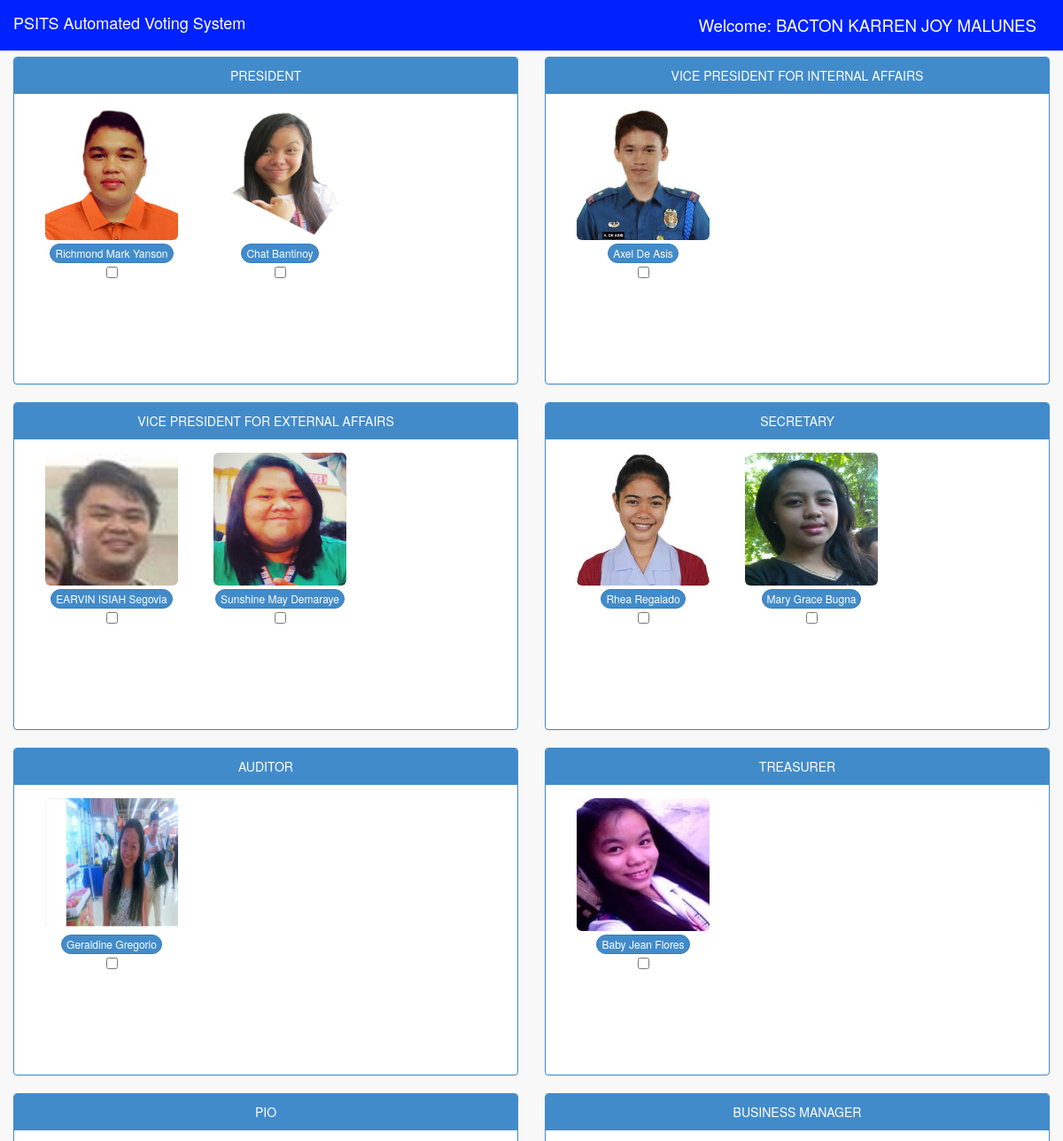
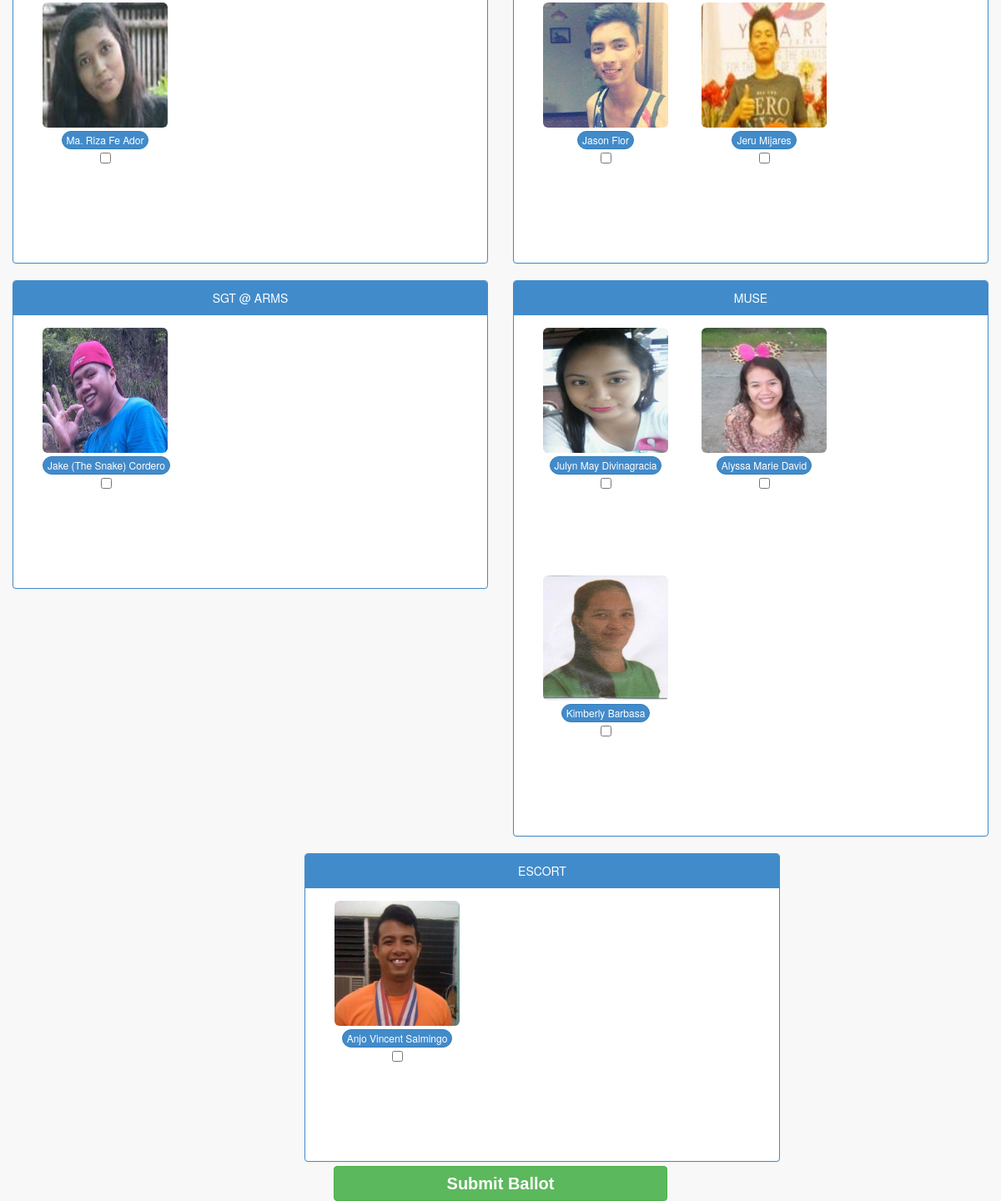
/vote.php (signed in), run on the app's committed database (2 pictures, top to bottom).
### tables this page shows
CREATE TABLE IF NOT EXISTS `voters` (
`voters_id` int(11) NOT NULL,
  `id_number` int(11) NOT NULL,
  `password` varchar(100) NOT NULL,
  `firstname` varchar(100) NOT NULL,
  `lastname` varchar(100) NOT NULL,
  `year_level` varchar(100) NOT NULL,
  `status` varchar(100) NOT NULL,
  `account` varchar(100) NOT NULL
);

CREATE TABLE IF NOT EXISTS `candidate` (
`candidate_id` int(11) NOT NULL,
  `position` varchar(100) NOT NULL,
  `firstname` varchar(100) NOT NULL,
  `lastname` varchar(100) NOT NULL,
  `year_level` varchar(100) NOT NULL,
  `gender` varchar(100) NOT NULL,
  `img` varchar(100) NOT NULL
);

### vote.php (the view, shortened to what this page needs)
<?php include ('head.php');?>
<body>
    <div id="wrapper">
        <?php include ('side_bar.php');?>
    </div>
	<form method = "POST" action = "vote_result.php">
	<div class="col-lg-6">
                    <div class="panel panel-primary">
                        <div class="panel-heading"><center>
                            PRESIDENT</center>
                        </div>
                        <div class="panel-body" style = "background-color:;">
						<?php
							$query = mysql_query("SELECT * FROM `candidate` WHERE `position` = 'President'") or die(mysql_error());
							while($fetch = mysql_fetch_array($query))
						{
						?>
                           <div id = "position">
							<img src = "admin/<?php echo $fetch['img']?>" style ="border-radius:6px;" height = "150px" width = "150px" class = "img">
							<center><button type="button" class="btn btn-primary btn-xs" style = "border-radius:60px;margin-top:4px;"><?php echo $fetch['firstname']." ".$fetch['lastname']?></button></center>
							<center><input type = "checkbox" value = "<?php echo $fetch['candidate_id'] ?>" name = "pres_id" class = "president"></center>
							</div>
						<?php
							}
						?>
						</div>
                    </div>
     </div>
				<div class="col-lg-6">
                    <div class="panel panel-primary">
                        <div class="panel-heading"><center>
                           VICE PRESIDENT FOR INTERNAL AFFAIRS</center>
                        </div>
                        <div class="panel-body" style = "background-color:;">
						<?php
			$query = mysql_query("SELECT * FROM `candidate` WHERE `position` = 'Vice President for Internal Affairs'") or die(mysql_error());
			while($fetch = mysql_fetch_array($query))
			{
		?>
		<div id = "position">
			<img class = "image-rounded" src = "admin/<?php echo $fetch['img']?>"style ="border-radius:6px;" height = "150px" width = "150px">
		<center><button type="button" class="btn btn-primary btn-xs" style = "border-radius:60px;margin-top:4px;"><?php echo $fetch['firstname']." ".$fetch['lastname']?></button></center>
			<center><input type = "checkbox" value = "<?php echo $fetch['candidate_id'] ?>" name = "vpinternal_id" class = "vpinternal"></center>
		</div>
		<?php
			}
		?>
						</div>
                    </div>
                </div>
	<div class="col-lg-6">
	  <div class="panel panel-primary">
            <div class="panel-heading">
			<center>VICE PRESIDENT FOR EXTERNAL AFFAIRS</center>
            </div>
            <div class="panel-body" style = "background-color:;">
				<?php
					$query = mysql_query("SELECT * FROM `candidate` WHERE `position` = 'Vice President for External Affairs'") or die(mysql_error());
					while($fetch = mysql_fetch_array($query))
					{
				?>
						<div id = "position">
							<img src = "admin/<?php echo $fetch['img']?>" style ="border-radius:6px;" height = "150px" width = "150px" class = "img">
						<center><button type="button" class="btn btn-primary btn-xs" style = "border-radius:60px;margin-top:4px;"><?php echo $fetch['firstname']." ".$fetch['lastname']?></button></center>
							<center><input type = "checkbox" value = "<?php echo $fetch['candidate_id'] ?>" name = "vpexternal_id" class = "vpexternal"></center>
						</div>
				<?php
					}
				?>
			</div>
        </div>
     </div>
	<div class="col-lg-6">
	  <div class="panel panel-primary">
            <div class="panel-heading">
			<center>SECRETARY</center>
            </div>
            <div class="panel-body" style = "background-color:;">
				<?php
					$query = mysql_query("SELECT * FROM `candidate` WHERE `position` = 'Secretary'") or die(mysql_error());
					while($fetch = mysql_fetch_array($query))
					{
				?>
						<div id = "position">
							<img src = "admin/<?php echo $fetch['img']?>" style ="border-radius:6px;" height = "150px" width = "150px" class = "img">
							<center><button type="button" class="btn btn-primary btn-xs" style = "border-radius:60px;margin-top:4px;"><?php echo $fetch['firstname']." ".$fetch['lastname']?></button></center>
							<center><input type = "checkbox" value = "<?php echo $fetch['candidate_id'] ?>" name = "secretary_id" class = "secretary"></center>
						</div>
				<?php
					}
				?>
			</div>
        </div>
     </div>
	<div class="col-lg-6">
	  <div class="panel panel-primary">
            <div class="panel-heading">
			<center>AUDITOR</center>
            </div>
            <div class="panel-body" style = "background-color:;">
				<?php
					$query = mysql_query("SELECT * FROM `candidate` WHERE `position` = 'Auditor'") or die(mysql_error());
					while($fetch = mysql_fetch_array($query))
					{
				?>
						<div id = "position">
							<img src = "admin/<?php echo $fetch['img']?>" style ="border-radius:6px;" height = "150px" width = "150px" class = "img">
							<center><button type="button" class="btn btn-primary btn-xs" style = "border-radius:60px;margin-top:4px;"><?php echo $fetch['firstname']." ".$fetch['lastname']?></button></center>
							<center><input type = "checkbox" value = "<?php echo $fetch['candidate_id'] ?>" name = "auditor_id" class = "auditor"></center>
						</div>
				<?php
					}
				?>
			</div>
        </div>
     </div>
	 <div class="col-lg-6">
	  <div class="panel panel-primary">
            <div class="panel-heading">
			<center>TREASURER</center>
            </div>
            <div class="panel-body" style = "background-color:;">
				<?php
					$query = mysql_query("SELECT * FROM `candidate` WHERE `position` = 'Treasurer'") or die(mysql_error());
					while($fetch = mysql_fetch_array($query))
					{
				?>
						<div id = "position">
							<img src = "admin/<?php echo $fetch['img']?>" style ="border-radius:6px;" height = "150px" width = "150px" class = "img">
							<center><button type="button" class="btn btn-primary btn-xs" style = "border-radius:60px;margin-top:4px;"><?php echo $fetch['firstname']." ".$fetch['lastname']?></button></center>
							<center><input type = "checkbox"  value = "<?php echo $fetch['candidate_id'] ?>" name = "treasurer_id" class = "treasurer"></center>
						</div>
				<?php
					}
				?>
			</div>
        </div>
     </div>
	<div class="col-lg-6">
	  <div class="panel panel-primary">
            <div class="panel-heading">
			<center>PIO</center>
            </div>
            <div class="panel-body" style = "background-color:;">
				<?php
					$query = mysql_query("SELECT * FROM `candidate` WHERE `position` = 'PIO'") or die(mysql_error());
					while($fetch = mysql_fetch_array($query))
					{
				?>
						<div id = "position">
							<img src = "admin/<?php echo $fetch['img']?>" style ="border-radius:6px;" height = "150px" width = "150px" class = "img">
						<center><button type="button" class="btn btn-primary btn-xs" style = "border-radius:60px;margin-top:4px;"><?php echo $fetch['firstname']." ".$fetch['lastname']?></button></center>
							<center><input type = "checkbox" value = "<?php echo $fetch['candidate_id'] ?>" name = "pio_id" class = "pio"></center>
						</div>
				<?php
					}
				?>
			</div>
        </div>
     </div>
	<div class="col-lg-6">
	  <div class="panel panel-primary">
            <div class="panel-heading">
			<center>BUSINESS MANAGER</center>
            </div>
            <div class="panel-body" style = "background-color:;">
				<?php
					$query = mysql_query("SELECT * FROM `candidate` WHERE `position` = 'Business Manager'") or die(mysql_error());
					while($fetch = mysql_fetch_array($query))
					{
				?>
						<div id = "position">
							<img src = "admin/<?php echo $fetch['img']?>" style ="border-radius:6px;" height = "150px" width = "150px" class = "img">
						<center><button type="button" class="btn btn-primary btn-xs" style = "border-radius:60px;margin-top:4px;"><?php echo $fetch['firstname']." ".$fetch['lastname']?></button></center>
							<center><input type = "checkbox"  value = "<?php echo $fetch['candidate_id'] ?>" name = "busman_id" class = "busman"></center>
						</div>
				<?php
					}
				?>
			</div>
        </div>
     </div>
	<div class="col-lg-6">
	  <div class="panel panel-primary">
            <div class="panel-heading">
			<center>SGT @ ARMS</center>
            </div>
            <div class="panel-body" style = "background-color:;">
				<?php
					$query = mysql_query("SELECT * FROM `candidate` WHERE `position` = 'Sgt. @ Arms'") or die(mysql_error());
					while($fetch = mysql_fetch_array($query))
					{
				?>
						<div id = "position">
							<img src = "admin/<?php echo $fetch['img']?>" style ="border-radius:6px;" height = "150px" width = "150px" class = "img">
							<center><button type="button" class="btn btn-primary btn-xs" style = "border-radius:60px;margin-top:4px;"><?php echo $fetch['firstname']." ".$fetch['lastname']?></button></center>
							<center><input type = "checkbox"  value = "<?php echo $fetch['candidate_id'] ?>" name = "sgtarm_id" class = "sgtarm"></center>
						</div>
				<?php
					}
				?>
			</div>
        </div>
     </div>
	<div class="col-lg-6">
	  <div class="panel panel-primary">
            <div class="panel-heading">
			<center>MUSE</center>
            </div>
            <div class="panel-body" style = "background-color:;">
				<?php
					$query = mysql_query("SELECT * FROM `candidate` WHERE `position` = 'Muse'") or die(mysql_error());
					while($fetch = mysql_fetch_array($query))
					{
				?>
						<div id = "position">
							<img src = "admin/<?php echo $fetch['img']?>" style ="border-radius:6px;" height = "150px" width = "150px" class = "img">
						<center><button type="button" class="btn btn-primary btn-xs" style = "border-radius:60px;margin-top:4px;"><?php echo $fetch['firstname']." ".$fetch['lastname']?></button></center>
							<center><input type = "checkbox"  value = "<?php echo $fetch['candidate_id'] ?>" name = "muse_id" class = "muse"></center>
						</div>
				<?php
					}
				?>
			</div>
        </div>
     </div>
	<div class="col-lg-6" style = "margin-left:350px;">
	  <div class="panel panel-primary">
            <div class="panel-heading">
			<center>ESCORT</center>
            </div>
            <div class="panel-body" style = "background-color:;">
				<?php
					$query = mysql_query("SELECT * FROM `candidate` WHERE `position` = 'Escort'") or die(mysql_error());
					while($fetch = mysql_fetch_array($query))
					{
				?>
						<div id = "position">
							<img src = "admin/<?php echo $fetch['img']?>" style ="border-radius:6px;" height = "150px" width = "150px" class = "img">
							<center><button type="button" class="btn btn-primary btn-xs" style = "border-radius:60px;margin-top:4px;"><?php echo $fetch['firstname']." ".$fetch['lastname']?></button></center>	<center><input type = "checkbox"  value = "<?php echo $fetch['candidate_id'] ?>" name = "escort_id" class = "escort"></center>
						</div>
				<?php
					}
				?>
			</div>
        </div>
     </div>
		<center><button style = "margin-top:-15px;"class = "btn btn-success ballot" type = "submit" name = "submit">Submit Ballot</button></center>
		</form>
</body>
</html>

### head.php (shortened to what this page needs)
<!DOCTYPE html>
<html lang="en">
<head>
    <link href="admin/css/bootstrap.min.css" rel="stylesheet">
	<link rel = "stylesheet" type = "text/css" href = "css/style.css" />
    <link href="admin/css/plugins/metisMenu/metisMenu.min.css" rel="stylesheet">
    <link href="admin/css/sb-admin-2.css" rel="stylesheet">
    <link href="admin/font-awesome-4.1.0/css/font-awesome.min.css" rel="stylesheet" type="text/css">
</head>

### side_bar.php (shortened to what this page needs)
<nav class="navbar navbar-default navbar-static-top navbar-primary navbar-fixed" role="navigation" style="margin-bottom:6px;background-color:#0022ff;color:white;">
            <div class="navbar-header">
                <a class="navbar-brand" href="" style = "color:white;">PSITS Automated Voting System</a>
            </div>
            <ul class="nav navbar-top-links navbar-right">
               <?php include ('admin/dbcon.php');
				$query=mysql_query ("SELECT * from voters where voters_id ='$_SESSION[id]'")or die (mysql_error ());
				$row=mysql_fetch_array($query);
				?>
                <li class="dropdown">
                    <a class="dropdown-toggle" data-toggle="dropdown" href="#" style = "color:white;font-size:14pt;">
						<i class="fa fa-arrow fa-fw"></i>Welcome: <?php echo $row['firstname']." ".$row['lastname'];?>
					</a>
                </li>
            </ul>

### css/style.css (style rules this page uses)
.ballot { width:400px; margin-top:50px; font-size:20px; font-family:arial; font-weight:bold; }
#position { float:left; margin-left:20px; margin-right:20px; margin-bottom:100px; }
#position img { cursor:pointer; }

### admin/css/sb-admin-2.css (style rules this page uses)
body { background-color: #f8f8f8; }
#wrapper { width: 100%; }
.navbar-top-links li { display: inline-block; }
.navbar-top-links li:last-child { margin-right: 15px; }
.navbar-top-links li a { padding: 15px; min-height: 50px; }

### data on the page
voters: firstname "BACTON", lastname "KARREN JOY MALUNES"
candidate: img (picture), firstname "Richmond Mark", lastname "Yanson"
candidate: img (picture), firstname "Chat", lastname "Bantinoy"
candidate: img (picture), firstname "Axel", lastname "De Asis"
candidate: img (picture), firstname "EARVIN ISIAH", lastname "Segovia"
candidate: img (picture), firstname "Sunshine May", lastname "Demaraye"
candidate: img (picture), firstname "Rhea", lastname "Regalado"
candidate: img (picture), firstname "Mary Grace", lastname "Bugna"
candidate: img (picture), firstname "Geraldine", lastname "Gregorio"
candidate: img (picture), firstname "Baby Jean", lastname "Flores"
candidate: img (picture), firstname "Ma. Riza Fe", lastname "Ador"
candidate: img (picture), firstname "Jason", lastname "Flor"
candidate: img (picture), firstname "Jeru", lastname "Mijares"
candidate: img (picture), firstname "Jake (The Snake)", lastname "Cordero"
candidate: img (picture), firstname "Julyn May", lastname "Divinagracia"
candidate: img (picture), firstname "Alyssa Marie", lastname "David"
candidate: img (picture), firstname "Kimberly", lastname "Barbasa"
candidate: img (picture), firstname "Anjo Vincent", lastname "Salmingo"
